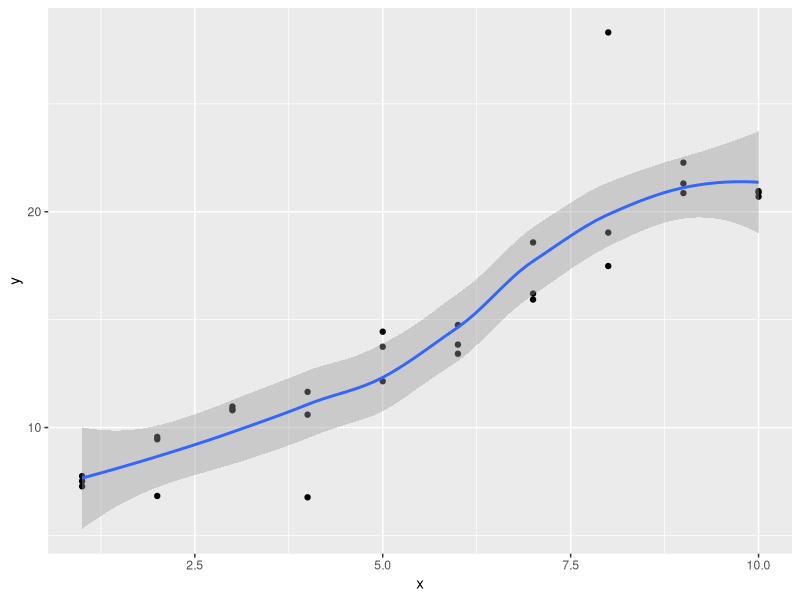
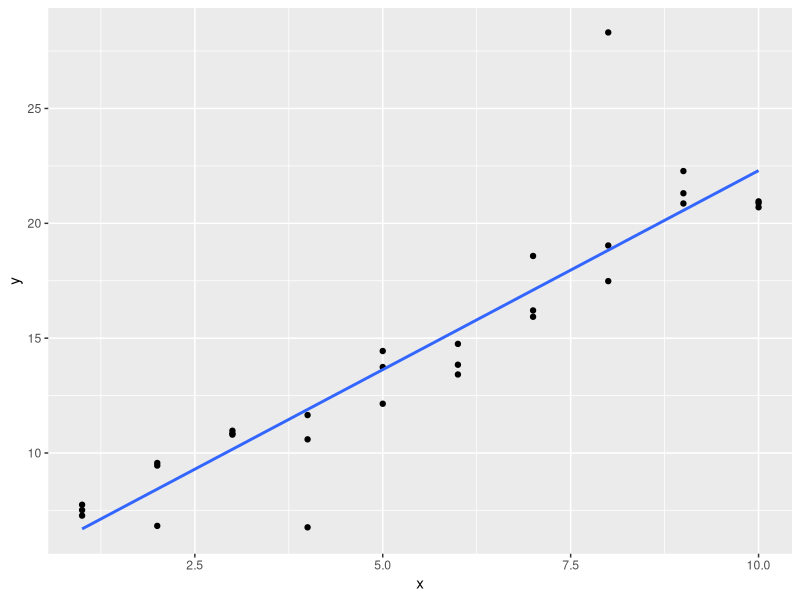

Source code (R) for these figures, in order: (Note: this script raises an error after producing the figures.)
## ---- chunk 1
library(tidyverse)
## ---- chunk 2
sim1a <- tibble(
  x = rep(1:10, each = 3),
  y = x * 1.5 + 6 + rt(length(x), df = 2)
)
## ---- chunk 3
sim1a_mod <- lm(y ~ x, data = sim1a)               # fit a linear model (straight line)

coef(sim1a_mod)                                    # Slope=1.480507    Intercept=5.806916

# Can't just put `sim1a_mod` into ggplot like below ...It plots *curve*, as for `sim1a`. (WHY?)
ggplot(sim1a_mod, aes(x, y)) +
  geom_point() +
  geom_smooth() 
## ---- chunk 4
ggplot(sim1a, aes(x = x, y = y)) +
  geom_point() +
  geom_smooth(method = "lm", se = FALSE)           # fit a linear model (straight line)
## ---- chunk 5
measure_distance <- function(mod, data) {
  diff <- data$y - make_prediction(mod, data)
  mean(abs(diff))
}
## ---- chunk 6

## ---- chunk 7
model1 <- function(a, data) {
  a[1] + data$x * a[2] + a[3]
}
## ---- chunk 8

## ---- chunk 9

## ---- chunk 10

## ---- chunk 11
mod1 <- lm(y ~ x1 + x2, data = sim3)
mod2 <- lm(y ~ x1 * x2, data = sim3)
## ---- chunk 12

## ---- chunk 13
